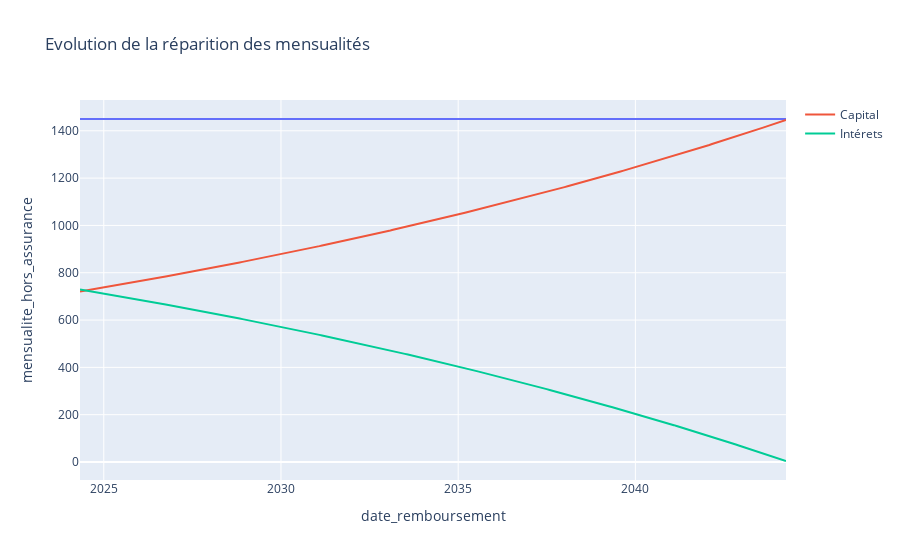

This figure's notebook cell:
### Code cell
fig = px.line(data, x='date_remboursement', y='mensualite_hors_assurance', title='Evolution de la réparition des mensualités')
fig.add_scatter(x=data['date_remboursement'], y=data['mensualite_capital'], mode='lines', name='Capital')
fig.add_scatter(x=data['date_remboursement'], y=data['mensualite_interet'], mode='lines', name='Intérets')

### Figure 1 — Plotly figure (JSON) as saved in the notebook; plotly's stock layout.template omitted (floating-point values rounded to 4 significant figures; data arrays with more than 128 entries replaced by an {"elided": "..."} marker saying what was removed)
{"data": [{"hovertemplate": "date_remboursement=%{x}<br>mensualite_hors_assurance=%{y}<extra></extra>", "legendgroup": "", "line": {"color": "#636efa", "dash": "solid"}, "marker": {"symbol": "circle"}, "mode": "lines", "name": "", "orientation": "v", "showlegend": false, "type": "scatter", "x": {"elided": "240 str values"}, "xaxis": "x", "y": {"elided": "240 float values"}, "yaxis": "y"}, {"mode": "lines", "name": "Capital", "type": "scatter", "x": {"elided": "240 str values"}, "y": {"elided": "240 float values"}}, {"mode": "lines", "name": "Intérets", "type": "scatter", "x": {"elided": "240 str values"}, "y": {"elided": "240 float values"}}], "layout": {"legend": {"tracegroupgap": 0}, "title": {"text": "Evolution de la réparition des mensualités"}, "xaxis": {"anchor": "y", "domain": [0, 1], "title": {"text": "date_remboursement"}}, "yaxis": {"anchor": "x", "domain": [0, 1], "title": {"text": "mensualite_hors_assurance"}}}}
